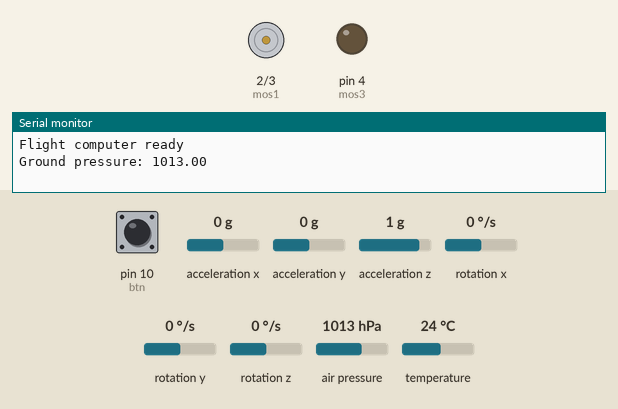
Recording of a sketch running on a simulated Arduino Uno, built with avr-gcc and run on an emulated ATmega328P. On the bench: motor-driver pin pairs drawn as motors (green arrow = first pin HIGH = forward, orange = second pin HIGH = backward, longer = more drive), output pins drawn as LEDs (lit = HIGH), the last lines printed to the serial monitor. Inputs (shaded band) come from the test bench; at power-on: pin 10 (btn) HIGH, acceleration x 0 g, acceleration y 0 g, acceleration z 1 g, rotation x 0 °/s, rotation y 0 °/s, rotation z 0 °/s, air pressure 1013 hPa, temperature 24 °C.

Above: at 1.2 s.
1.3 s: pin 10 (btn) pulled LOW for 0.15 s
At 32.5 s:
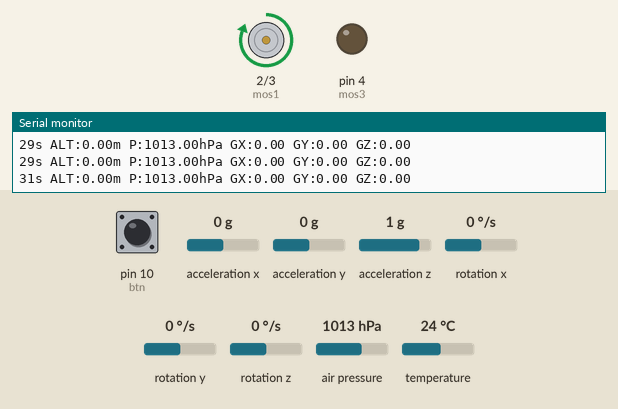
Timing chart, 0 to 42.8 s (numbered marks = the images above; inputs shaded):
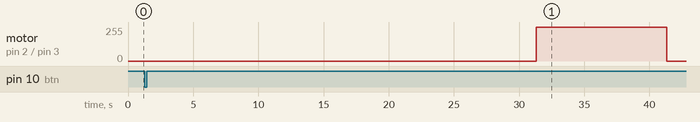

The sketch:

firmware.ino
```cpp
#include <Wire.h>
#include <Adafruit_BMP280.h>
#include <Adafruit_MPU6050.h>
#include <Adafruit_Sensor.h>

Adafruit_BMP280 bmp;
Adafruit_MPU6050 mpu;

int mos1 = 2;
int mos2 = 3;
int mos3 = 4;
int btn = 10;

long start;
long last = 0;

float groundPressure;

bool flight = false;

void setup() {

  Serial.begin(115200);
  Wire.begin();

  pinMode(mos1, OUTPUT);
  pinMode(mos2, OUTPUT);
  pinMode(mos3, OUTPUT);
  pinMode(btn, INPUT_PULLUP);

  digitalWrite(mos1, LOW);
  digitalWrite(mos2, LOW);
  digitalWrite(mos3, LOW);

  // BMP270
  if (!bmp.begin(0x76)) {
    Serial.println("BMP error");
    while (1);
  }

  // MPU6050
  if (!mpu.begin()) {
    Serial.println("MPU error");
    while (1);
  }

  groundPressure = bmp.readPressure() / 100.0;

  Serial.println("Flight computer ready");
  Serial.print("Ground pressure: ");
  Serial.println(groundPressure);
}

void loop() {

  if (digitalRead(btn) == LOW && flight == false) {
    flight = true;
    start = millis();
    last = millis();

    Serial.println("START");

    delay(500);
  }

  if (flight) {

    long t = millis() - start;

    // 30 seconds
    if (t > 30000) {
      digitalWrite(mos1, HIGH);
    }

    // 40 seconds
    if (t > 40000) {
      digitalWrite(mos2, HIGH);
    }

    // 55 seconds
    if (t > 55000) {
      digitalWrite(mos3, HIGH);
    }

    if (millis() - last >= 1000) {

      last = millis();

      sensors_event_t a, g, temp;
      mpu.getEvent(&a, &g, &temp);

      float pressure = bmp.readPressure() / 100.0;
      float altitude = bmp.readAltitude(groundPressure);

      Serial.print(t / 1000);
      Serial.print("s ");

      Serial.print("ALT:");
      Serial.print(altitude);
      Serial.print("m ");

      Serial.print("P:");
      Serial.print(pressure);
      Serial.print("hPa ");

      Serial.print("GX:");
      Serial.print(g.gyro.x);
      Serial.print(" ");

      Serial.print("GY:");
      Serial.print(g.gyro.y);
      Serial.print(" ");

      Serial.print("GZ:");
      Serial.println(g.gyro.z);
    }
  }
}
```

Measured:
- after the input at 1.3 s, motor on pin 2 (mos1) / pin 3 (mos2): stopped → forward 255/255 after 30.0 s, → stopped 10.0 s later
